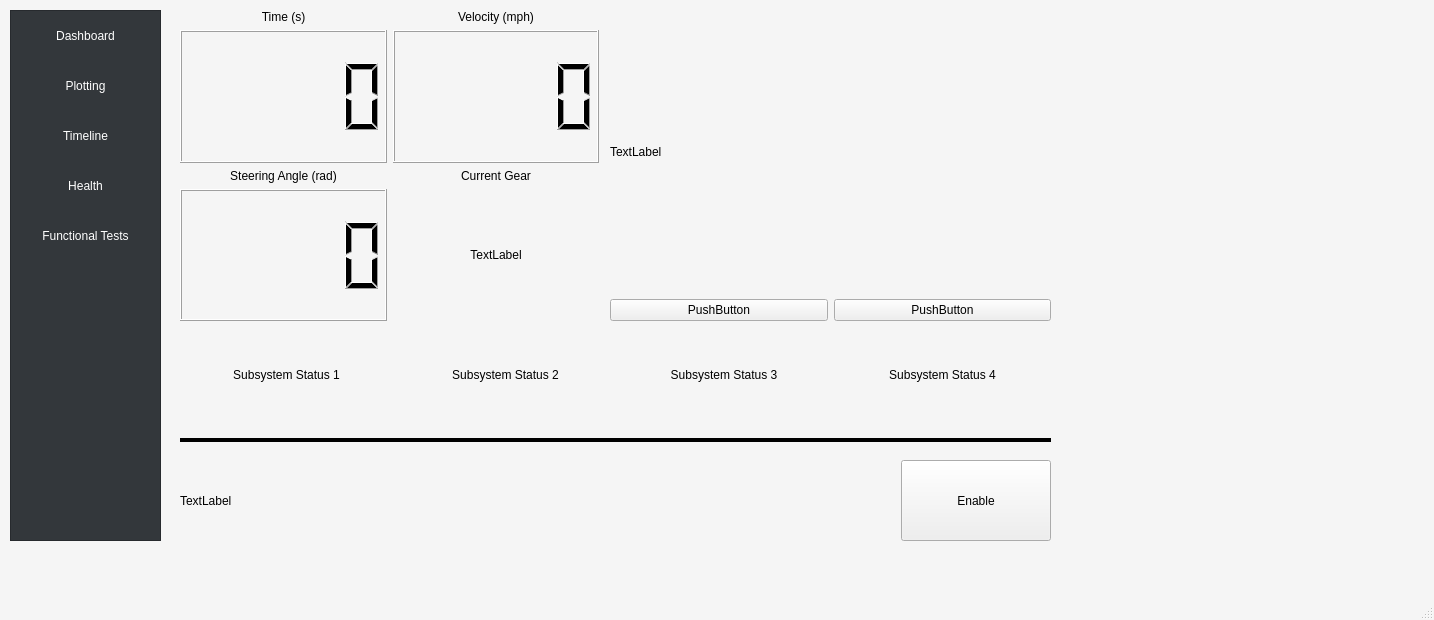
<?xml version="1.0" encoding="UTF-8"?>
<ui version="4.0">
 <class>MainWindow</class>
 <widget class="QMainWindow" name="MainWindow">
  <property name="geometry">
   <rect>
    <x>0</x>
    <y>0</y>
    <width>1434</width>
    <height>620</height>
   </rect>
  </property>
  <property name="minimumSize">
   <size>
    <width>1080</width>
    <height>580</height>
   </size>
  </property>
  <property name="cursor">
   <cursorShape>ArrowCursor</cursorShape>
  </property>
  <property name="windowTitle">
   <string>Autonomous Interface</string>
  </property>
  <property name="styleSheet">
   <string notr="true">QMainWindow {
    background: rgb(245, 245, 245)
}</string>
  </property>
  <widget class="QWidget" name="centralwidget">
   <widget class="QWidget" name="horizontalLayoutWidget">
    <property name="geometry">
     <rect>
      <x>10</x>
      <y>10</y>
      <width>151</width>
      <height>531</height>
     </rect>
    </property>
    <layout class="QHBoxLayout" name="TabListLayout" stretch="0">
     <item>
      <widget class="QListWidget" name="sidebar_list">
       <property name="enabled">
        <bool>true</bool>
       </property>
       <property name="sizePolicy">
        <sizepolicy hsizetype="Expanding" vsizetype="Expanding">
         <horstretch>0</horstretch>
         <verstretch>0</verstretch>
        </sizepolicy>
       </property>
       <property name="cursor" stdset="0">
        <cursorShape>ArrowCursor</cursorShape>
       </property>
       <property name="styleSheet">
        <string notr="true">QListWidget {
    color: #FFFFFF;
    background-color: #33373B;
}

QListWidget::item {
    height: 50px;
}

QListWidget::item:selected {
    background-color: #2ABf9E;
}
</string>
       </property>
       <property name="itemAlignment">
        <set>Qt::AlignCenter</set>
       </property>
       <item>
        <property name="text">
         <string>Dashboard</string>
        </property>
        <property name="textAlignment">
         <set>AlignCenter</set>
        </property>
       </item>
       <item>
        <property name="text">
         <string>Plotting</string>
        </property>
        <property name="textAlignment">
         <set>AlignCenter</set>
        </property>
       </item>
       <item>
        <property name="text">
         <string>Timeline</string>
        </property>
        <property name="textAlignment">
         <set>AlignCenter</set>
        </property>
       </item>
       <item>
        <property name="text">
         <string>Health</string>
        </property>
        <property name="textAlignment">
         <set>AlignCenter</set>
        </property>
       </item>
       <item>
        <property name="text">
         <string>Functional Tests</string>
        </property>
        <property name="textAlignment">
         <set>AlignCenter</set>
        </property>
       </item>
      </widget>
     </item>
    </layout>
   </widget>
   <widget class="QWidget" name="verticalLayoutWidget">
    <property name="geometry">
     <rect>
      <x>180</x>
      <y>10</y>
      <width>419</width>
      <height>311</height>
     </rect>
    </property>
    <layout class="QVBoxLayout" name="IndicatorLayout">
     <item>
      <layout class="QHBoxLayout" name="TopIndicators">
       <item>
        <layout class="QVBoxLayout" name="verticalLayout_2">
         <item>
          <widget class="QLabel" name="indicator_time_label">
           <property name="sizePolicy">
            <sizepolicy hsizetype="Preferred" vsizetype="Preferred">
             <horstretch>0</horstretch>
             <verstretch>0</verstretch>
            </sizepolicy>
           </property>
           <property name="text">
            <string>Time (s)</string>
           </property>
           <property name="alignment">
            <set>Qt::AlignBottom|Qt::AlignHCenter</set>
           </property>
          </widget>
         </item>
         <item>
          <widget class="QLCDNumber" name="indicator_time_value">
           <property name="sizePolicy">
            <sizepolicy hsizetype="Minimum" vsizetype="MinimumExpanding">
             <horstretch>0</horstretch>
             <verstretch>0</verstretch>
            </sizepolicy>
           </property>
          </widget>
         </item>
        </layout>
       </item>
       <item>
        <layout class="QVBoxLayout" name="verticalLayout_3">
         <item>
          <widget class="QLabel" name="indicator_vel_label">
           <property name="text">
            <string>Velocity (mph)</string>
           </property>
           <property name="alignment">
            <set>Qt::AlignBottom|Qt::AlignHCenter</set>
           </property>
          </widget>
         </item>
         <item>
          <widget class="QLCDNumber" name="indicator_vel_value">
           <property name="sizePolicy">
            <sizepolicy hsizetype="Minimum" vsizetype="MinimumExpanding">
             <horstretch>0</horstretch>
             <verstretch>0</verstretch>
            </sizepolicy>
           </property>
          </widget>
         </item>
        </layout>
       </item>
      </layout>
     </item>
     <item>
      <layout class="QHBoxLayout" name="Bottomindicators">
       <item>
        <layout class="QVBoxLayout" name="verticalLayout_4">
         <item>
          <widget class="QLabel" name="indicator_steering_label">
           <property name="sizePolicy">
            <sizepolicy hsizetype="Preferred" vsizetype="Preferred">
             <horstretch>0</horstretch>
             <verstretch>0</verstretch>
            </sizepolicy>
           </property>
           <property name="text">
            <string>Steering Angle (rad)</string>
           </property>
           <property name="alignment">
            <set>Qt::AlignBottom|Qt::AlignHCenter</set>
           </property>
          </widget>
         </item>
         <item>
          <widget class="QLCDNumber" name="indicator_steering_value">
           <property name="sizePolicy">
            <sizepolicy hsizetype="Minimum" vsizetype="MinimumExpanding">
             <horstretch>0</horstretch>
             <verstretch>0</verstretch>
            </sizepolicy>
           </property>
          </widget>
         </item>
        </layout>
       </item>
       <item>
        <layout class="QVBoxLayout" name="verticalLayout_5">
         <item>
          <widget class="QLabel" name="indicator_gear_label">
           <property name="text">
            <string>Current Gear</string>
           </property>
           <property name="alignment">
            <set>Qt::AlignBottom|Qt::AlignHCenter</set>
           </property>
          </widget>
         </item>
         <item>
          <widget class="QLabel" name="indicator_gear_value">
           <property name="sizePolicy">
            <sizepolicy hsizetype="Preferred" vsizetype="MinimumExpanding">
             <horstretch>0</horstretch>
             <verstretch>0</verstretch>
            </sizepolicy>
           </property>
           <property name="text">
            <string>TextLabel</string>
           </property>
           <property name="alignment">
            <set>Qt::AlignCenter</set>
           </property>
          </widget>
         </item>
        </layout>
       </item>
      </layout>
     </item>
    </layout>
   </widget>
   <widget class="QWidget" name="verticalLayoutWidget_4">
    <property name="geometry">
     <rect>
      <x>610</x>
      <y>10</y>
      <width>441</width>
      <height>311</height>
     </rect>
    </property>
    <layout class="QVBoxLayout" name="SwitchedDisplayLayout">
     <item>
      <widget class="QLabel" name="switchable_display">
       <property name="sizePolicy">
        <sizepolicy hsizetype="Preferred" vsizetype="MinimumExpanding">
         <horstretch>0</horstretch>
         <verstretch>0</verstretch>
        </sizepolicy>
       </property>
       <property name="text">
        <string>TextLabel</string>
       </property>
      </widget>
     </item>
     <item>
      <layout class="QHBoxLayout" name="horizontalLayout">
       <item>
        <widget class="QPushButton" name="switchable_btn_1">
         <property name="text">
          <string>PushButton</string>
         </property>
        </widget>
       </item>
       <item>
        <widget class="QPushButton" name="switchable_btn_2">
         <property name="text">
          <string>PushButton</string>
         </property>
        </widget>
       </item>
      </layout>
     </item>
    </layout>
   </widget>
   <widget class="QWidget" name="horizontalLayoutWidget_5">
    <property name="geometry">
     <rect>
      <x>180</x>
      <y>340</y>
      <width>869</width>
      <height>69</height>
     </rect>
    </property>
    <layout class="QHBoxLayout" name="StatusBar">
     <item>
      <widget class="QLabel" name="status_1">
       <property name="text">
        <string>Subsystem Status 1</string>
       </property>
       <property name="alignment">
        <set>Qt::AlignCenter</set>
       </property>
      </widget>
     </item>
     <item>
      <widget class="QLabel" name="status_2">
       <property name="text">
        <string>Subsystem Status 2</string>
       </property>
       <property name="alignment">
        <set>Qt::AlignCenter</set>
       </property>
      </widget>
     </item>
     <item>
      <widget class="QLabel" name="status_3">
       <property name="text">
        <string>Subsystem Status 3</string>
       </property>
       <property name="alignment">
        <set>Qt::AlignCenter</set>
       </property>
      </widget>
     </item>
     <item>
      <widget class="QLabel" name="status_4">
       <property name="text">
        <string>Subsystem Status 4</string>
       </property>
       <property name="alignment">
        <set>Qt::AlignCenter</set>
       </property>
      </widget>
     </item>
    </layout>
   </widget>
   <widget class="QWidget" name="horizontalLayoutWidget_6">
    <property name="geometry">
     <rect>
      <x>180</x>
      <y>460</y>
      <width>871</width>
      <height>81</height>
     </rect>
    </property>
    <layout class="QHBoxLayout" name="EnableBar">
     <item>
      <widget class="QLabel" name="enable_check_status">
       <property name="sizePolicy">
        <sizepolicy hsizetype="Preferred" vsizetype="Expanding">
         <horstretch>0</horstretch>
         <verstretch>0</verstretch>
        </sizepolicy>
       </property>
       <property name="minimumSize">
        <size>
         <width>650</width>
         <height>0</height>
        </size>
       </property>
       <property name="text">
        <string>TextLabel</string>
       </property>
      </widget>
     </item>
     <item>
      <spacer name="enable_spacer">
       <property name="orientation">
        <enum>Qt::Horizontal</enum>
       </property>
       <property name="sizeType">
        <enum>QSizePolicy::Minimum</enum>
       </property>
       <property name="sizeHint" stdset="0">
        <size>
         <width>50</width>
         <height>20</height>
        </size>
       </property>
      </spacer>
     </item>
     <item>
      <widget class="QPushButton" name="enable_btn">
       <property name="sizePolicy">
        <sizepolicy hsizetype="Fixed" vsizetype="Minimum">
         <horstretch>0</horstretch>
         <verstretch>0</verstretch>
        </sizepolicy>
       </property>
       <property name="minimumSize">
        <size>
         <width>150</width>
         <height>0</height>
        </size>
       </property>
       <property name="text">
        <string>Enable</string>
       </property>
      </widget>
     </item>
    </layout>
   </widget>
   <widget class="Line" name="line">
    <property name="geometry">
     <rect>
      <x>180</x>
      <y>430</y>
      <width>871</width>
      <height>20</height>
     </rect>
    </property>
    <property name="frameShadow">
     <enum>QFrame::Plain</enum>
    </property>
    <property name="lineWidth">
     <number>4</number>
    </property>
    <property name="orientation">
     <enum>Qt::Horizontal</enum>
    </property>
   </widget>
  </widget>
  <widget class="QStatusBar" name="statusbar"/>
  <action name="actionNew">
   <property name="text">
    <string>New</string>
   </property>
   <property name="shortcut">
    <string>Ctrl+N</string>
   </property>
  </action>
  <action name="actionOpen">
   <property name="text">
    <string>Open</string>
   </property>
   <property name="shortcut">
    <string>Ctrl+O</string>
   </property>
  </action>
  <action name="actionExit">
   <property name="text">
    <string>Exit</string>
   </property>
   <property name="shortcut">
    <string>Ctrl+E</string>
   </property>
  </action>
 </widget>
 <resources/>
 <connections/>
</ui>
